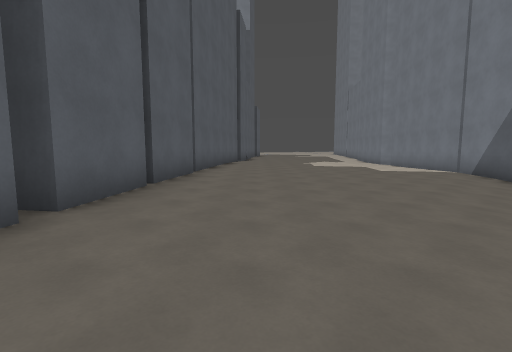
[1] (above)

17 first-person views from a walk through a 3-D level made in the Godot game engine. The camera is 1.5 m above the floor, tilts 6° down and sees 85° across. The floor is counted in squares, 2 m on a side. Each view is taken from the middle of a square. On the plan, view 1 faces up. The plan holds only what a view shows up to about 10 squares ahead; the rest is blank. The place goes on beyond the plan. Surface patterns are stand-ins for the level's own textures.

[2]
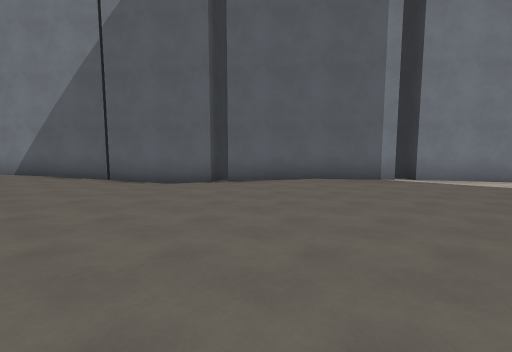

[3]
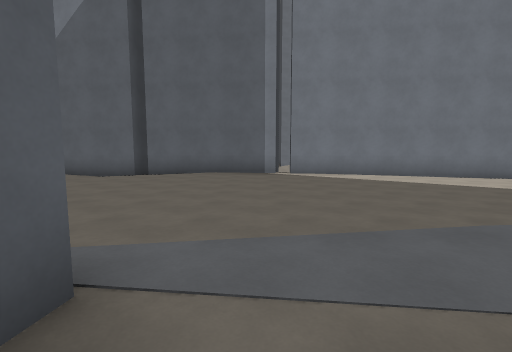

[4]
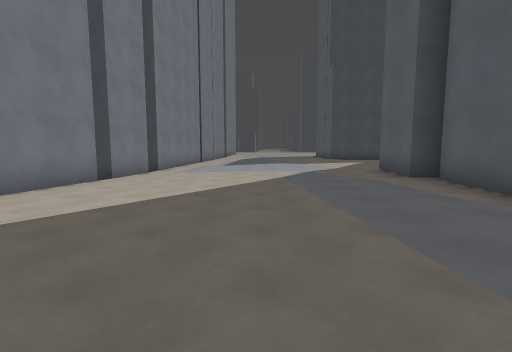

[5]
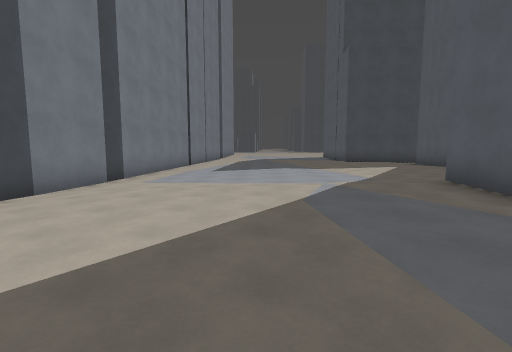

[6]
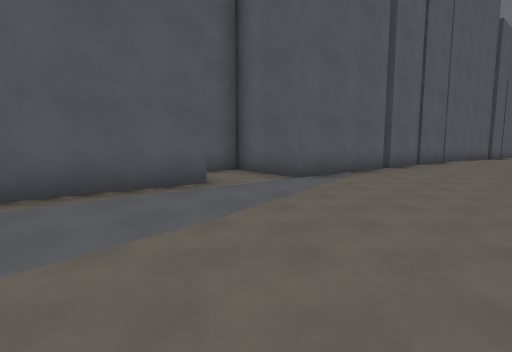

[7]
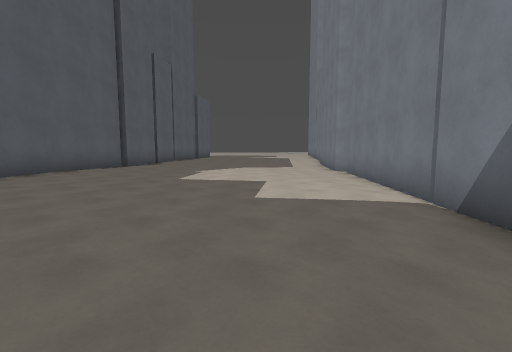

[8]
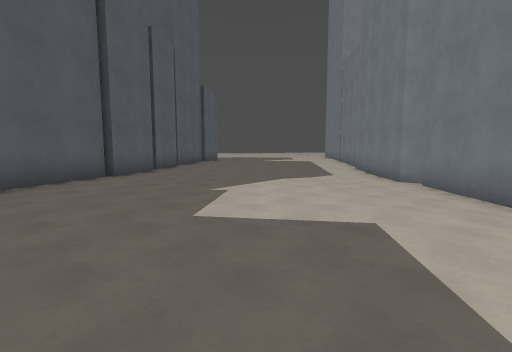

[9]
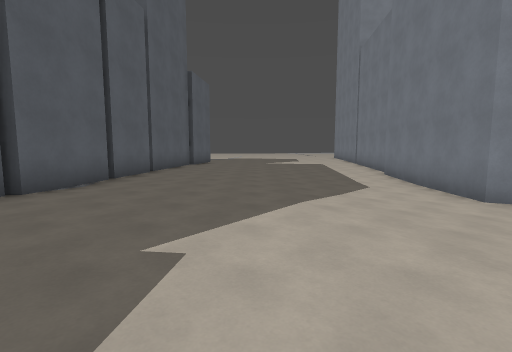

[10]
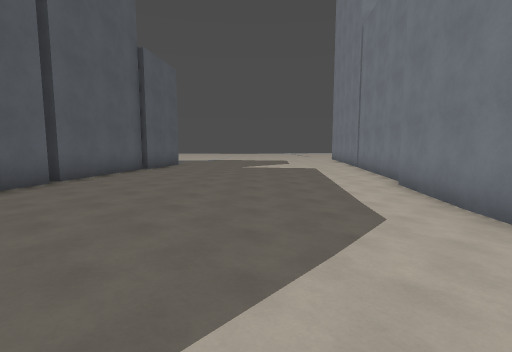

[11]
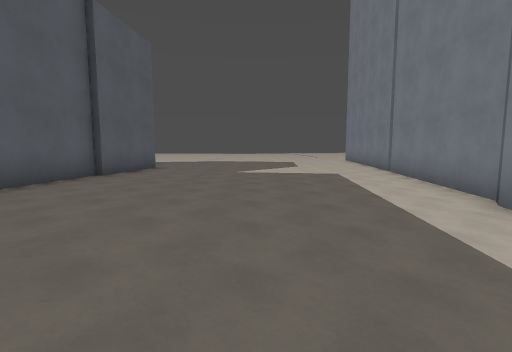

[12]
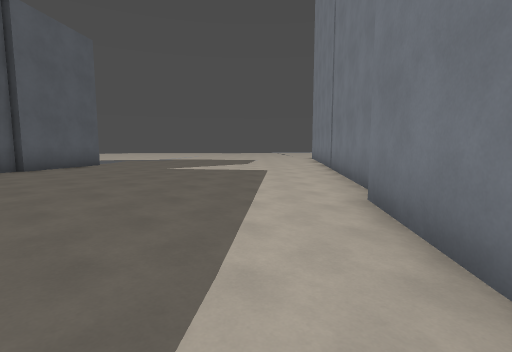

[13]
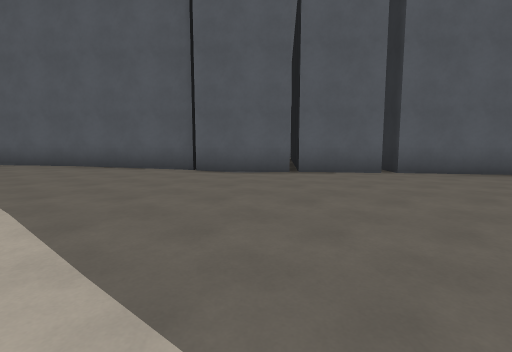

[14]
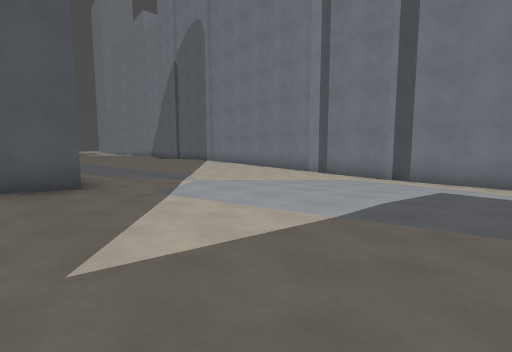

[15]
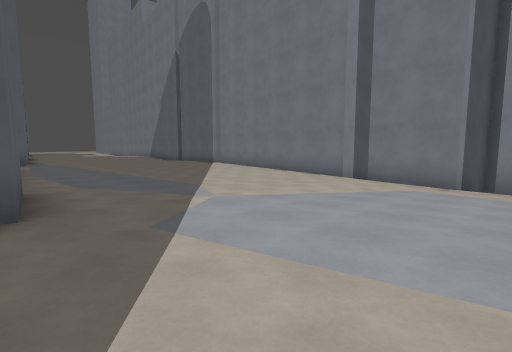

[16]
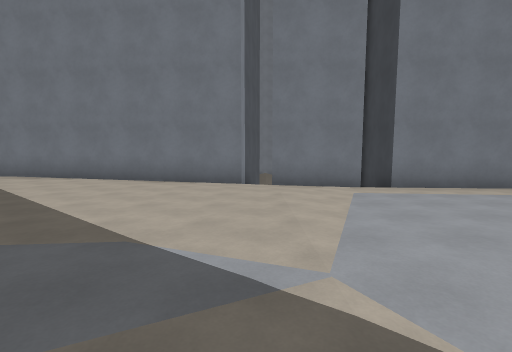

[17]
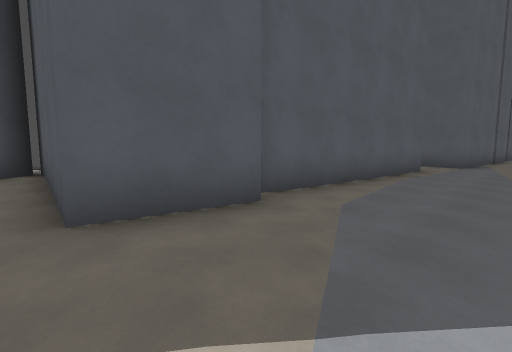

### Floor plan
Key: @ floor where view 1 was taken; # wall or solid block; . main floor; : floor 0.25 m higher than the main floor; - floor 0.25 m lower than the main floor; _ floor 0.5 m lower than the main floor; / step, stairs or slope.
Columns run from 6 left of view 1 to 9 right of it. Each row starts with its distance up from view 1.
 27       #-------_#
 26       #-------_#
 25       #------__#
 24      ##------__#
 23      #-------_##
 22      #------__#
 21      #------__#
 20      #-----___#
 19      #-..--___#
 18      #-..--___#
 17      #-...-___#
 16      #....--__#
 15      #....-/__#
 14     ##.....//_#
 13     #......--##
 12     #.......-#
 11     #.......-#
 10     #.......-#
  9     #........#
  8     #........#
  7     #......./#
  6     #....../-#
  5     #.....//##
  4     #....///#
  3    ##...../_##
  2    #......-/_#
  1    #.......-##
  0    #..@....-#
 -1  ###.......-#
 -2  #........--#
 -3  ##.......--#
 -4   #.......-##
 -5   #......--#
 -6   #......--#
 -7   #......--#
 -8   #......--#
 -9   #.....---#
-10   #.....---##
-11 ###.....--//#
-12 :.....----/##
-13  .....--__/##
-14  ......--__/#
-15 #:.....--_###
-16 #:.....--_#
-17  ......--_#

Positions as (right, up) in squares from view 1, and headings:
1: (0, 0), facing up
2: (-2, 1), facing right
3: (-4, -2), facing right
4: (0, -3), facing down
5: (0, -6), facing down
6: (1, -6), facing up-left
7: (4, 5), facing up
8: (3, 8), facing up
9: (3, 11), facing up
10: (4, 14), facing up
11: (4, 17), facing up
12: (6, 17), facing up
13: (6, 17), facing left
14: (-5, -17), facing up-right
15: (-4, -15), facing up-right
16: (-3, -11), facing right
17: (-1, -12), facing up-left
